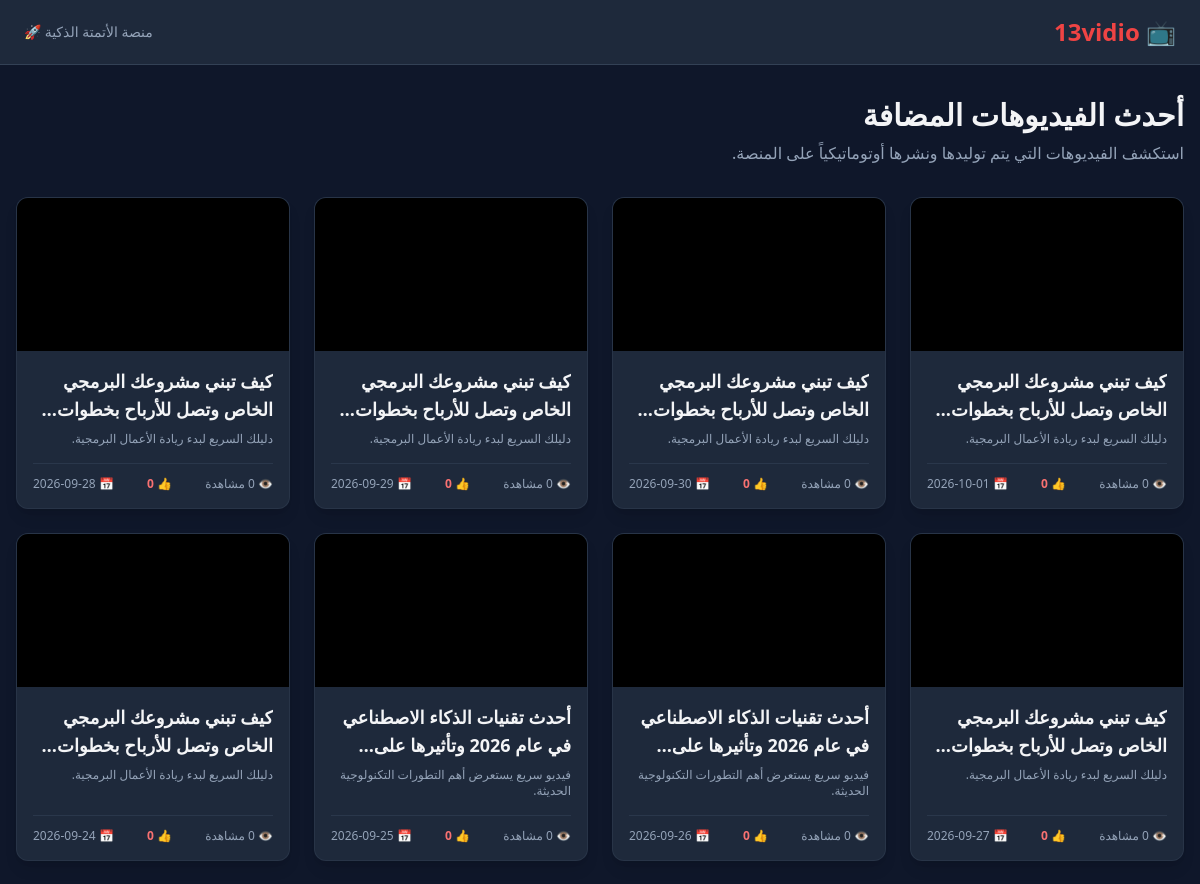
Before: / (upper part) with the older database file.
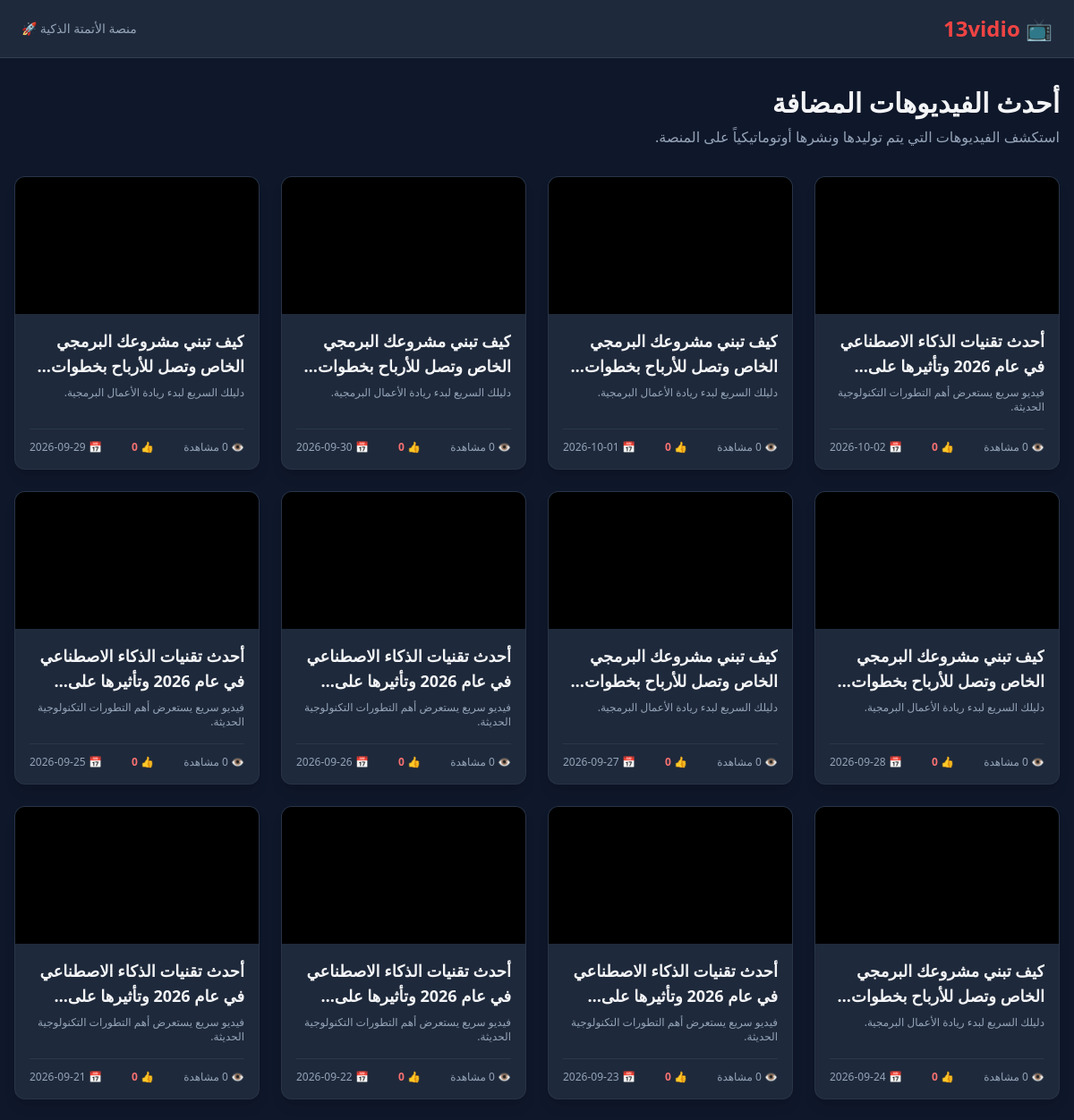
After: the same page with the newer database file.
### app.py (models this page shows)
class Video(db.Model):
  id = db.Column(db.Integer, primary_key=True)
  title = db.Column(db.String(200), nullable=False)
  description = db.Column(db.Text, nullable=True)
  video_url = db.Column(db.String(500), nullable=False)  # رابط الفيديو أو ملفه
  thumbnail_url = db.Column(
      db.String(500), nullable=True
  )  # صورة مصغرة للفيديو
  views = db.Column(db.Integer, default=0)
  likes = db.Column(db.Integer, default=0)
  created_at = db.Column(db.DateTime, default=datetime.utcnow)
  comments = db.relationship(
      "Comment", backref="video", lazy=True, cascade="all, delete-orphan"
  )

### app.py (the view)
@app.route("/")
def index():
  videos = Video.query.order_by(Video.created_at.desc()).all()
  return render_template("index.html", videos=videos)

### templates/index.html (shortened to what this page needs)
<!DOCTYPE html>
<html lang="ar" dir="rtl">
<head>
    <script src="https://cdn.tailwindcss.com"></script>
</head>
<body class="bg-slate-900 text-gray-100 min-h-screen">
    <nav class="bg-slate-800 border-b border-slate-700 px-6 py-4 flex justify-between items-center sticky top-0 z-50">
        <a href="{{ url_for('index') }}" class="text-2xl font-extrabold text-red-500 flex items-center gap-2">
            📺 13vidio
        </a>
        <div class="text-sm text-slate-400">
            منصة الأتمتة الذكية 🚀
        </div>
    </nav>
    <main class="max-w-7xl mx-auto px-4 py-8">
        <div class="mb-8">
            <h1 class="text-3xl font-bold mb-2">أحدث الفيديوهات المضافة</h1>
            <p class="text-slate-400">استكشف الفيديوهات التي يتم توليدها ونشرها أوتوماتيكياً على المنصة.</p>
        </div>
        <div class="grid grid-cols-1 sm:grid-cols-2 md:grid-cols-3 lg:grid-cols-4 gap-6">
            {% for video in videos %}
            <div class="bg-slate-800 rounded-xl overflow-hidden shadow-lg border border-slate-700/50 hover:border-red-500/50 transition duration-300 flex flex-col">
                <a href="{{ url_for('watch_video', video_id=video.id) }}" class="block aspect-video bg-black relative group">
                </a>
                <div class="p-4 flex flex-col flex-grow justify-between">
                    <div>
                        <a href="{{ url_for('watch_video', video_id=video.id) }}">
                            <h2 class="font-bold text-lg mb-2 line-clamp-2 hover:text-red-400 transition">{{ video.title }}</h2>
                        </a>
                        <p class="text-slate-400 text-xs line-clamp-2 mb-4">{{ video.description or "لا يوجد وصف." }}</p>
                    </div>
                    <div class="pt-3 border-t border-slate-700/60 flex justify-between items-center text-xs text-slate-400">
                        <span>👁️ {{ video.views }} مشاهدة</span>
                        <span class="text-red-400 font-semibold">👍 {{ video.likes }}</span>
                        <span>📅 {{ video.created_at.strftime('%Y-%m-%d') }}</span>
                    </div>
                </div>
            </div>
            {% else %}
            <div class="col-span-full text-center py-20 bg-slate-800/50 rounded-2xl border border-slate-800">
                <p class="text-xl text-slate-400 mb-2">لا توجد فيديوهات مضافة حتى الآن!</p>
                <p class="text-sm text-slate-500">قم بتشغيل أداة الأتمتة على جيت هب لتوليد أول فيديو.</p>
            </div>
            {% endfor %}
        </div>
    </main>
</body>
</html>

Changed rows visible on the page:
added Video: title "أحدث تقنيات الذكاء الاصطناعي في عام 2026 وتأثيرها…", description "فيديو سريع يستعرض أهم التطورات التكنولوجية الحديثة.", views "0", likes "0", created_at "2026-10-02"
now on this page (row unchanged): Video: title "أحدث تقنيات الذكاء الاصطناعي في عام 2026 وتأثيرها…", description "فيديو سريع يستعرض أهم التطورات التكنولوجية الحديثة.", views "0", likes "0", created_at "2026-09-23"
now on this page (row unchanged): Video: title "أحدث تقنيات الذكاء الاصطناعي في عام 2026 وتأثيرها…", description "فيديو سريع يستعرض أهم التطورات التكنولوجية الحديثة.", views "0", likes "0", created_at "2026-09-22"
now on this page (row unchanged): Video: title "أحدث تقنيات الذكاء الاصطناعي في عام 2026 وتأثيرها…", description "فيديو سريع يستعرض أهم التطورات التكنولوجية الحديثة.", views "0", likes "0", created_at "2026-09-21"
